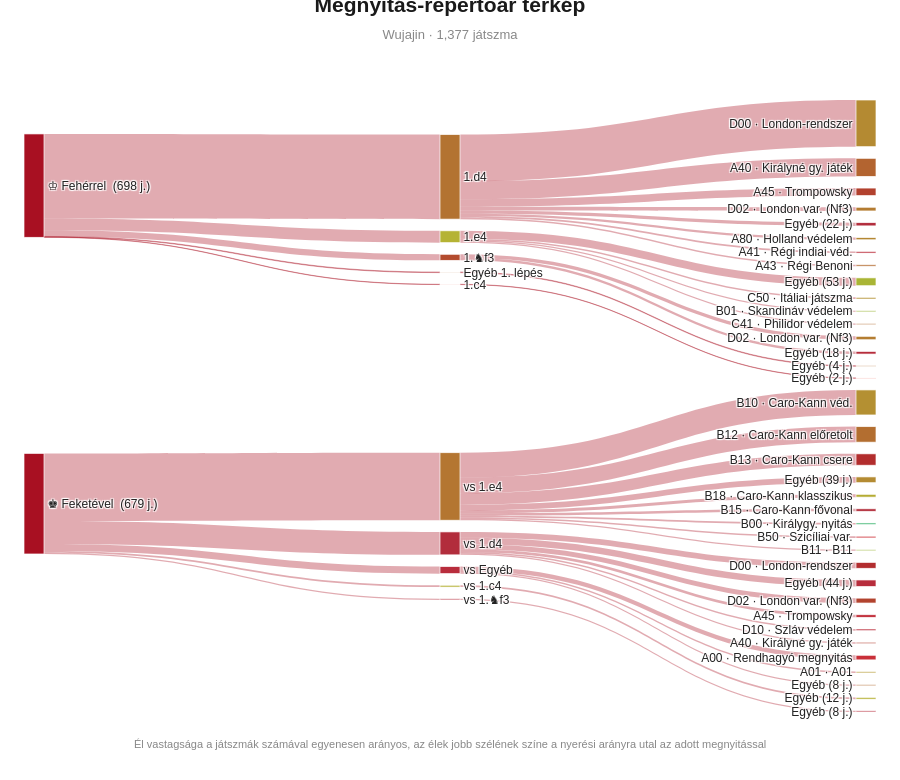

The notebook cell saved with this chart:
### Markdown cell above
### 3.1 Saját megnyitás repertoárom

### Code cell
import chess.pgn
import colorsys
from collections import defaultdict, Counter
import plotly.graph_objects as go
import os

# ── Paletta (HSL-interpoláció a sáros barna elkerüléséhez) ───────────────────
_BRAND = '#A81022'

_hls = lambda r, g, b: colorsys.rgb_to_hls(r / 255, g / 255, b / 255)
_H_MID, _L_MID, _S_MID = _hls(168,  16,  34)   # #A81022 – brand / 50%
_H_RED, _L_RED, _S_RED = _hls(231,  76,  60)   # #e74c3c – több vereség
_H_GRN, _L_GRN, _S_GRN = _hls( 39, 174,  96)   # #27ae60 – több győzelem

def _wr_color(wr_norm, alpha=0.88):
    """HSL-interpoláció normalizált [0,1] győzelmi arányra."""
    if wr_norm < 0.5:
        t, h2, l2, s2 = (0.5 - wr_norm) * 2, _H_RED, _L_RED, _S_RED
    else:
        t, h2, l2, s2 = (wr_norm - 0.5) * 2, _H_GRN, _L_GRN, _S_GRN
    dh = (h2 - _H_MID + 0.5) % 1.0 - 0.5
    h  = (_H_MID + dh * t) % 1.0
    l  = _L_MID + (l2 - _L_MID) * t
    s  = _S_MID + (s2 - _S_MID) * t
    r, g, b = colorsys.hls_to_rgb(h, l, s)
    return f'rgba({int(r*255)},{int(g*255)},{int(b*255)},{alpha})'

# ── ECO nevek (magyar) ────────────────────────────────────────────────────────
ECO_LABEL = {
    'D00': 'London-rendszer',       'D02': 'London var. (Nf3)',
    'D03': 'Torre-támadás',         'D10': 'Szláv védelem',
    'A40': 'Királyné gy. játék',    'A41': 'Régi indiai véd.',
    'A43': 'Régi Benoni',           'A45': 'Trompowsky',
    'A48': 'Királyindiai felállás', 'A80': 'Holland védelem',
    'A04': 'Réti-megnyitás var.',   'A00': 'Rendhagyó megnyitás',
    'B10': 'Caro-Kann véd.',        'B12': 'Caro-Kann előretolt',
    'B13': 'Caro-Kann csere',       'B15': 'Caro-Kann fővonal',
    'B18': 'Caro-Kann klasszikus',  'B00': 'Királygy. nyitás',
    'B01': 'Skandináv védelem',     'B07': 'Pirc védelem',
    'B50': 'Szicíliai var.',        'C41': 'Philidor védelem',
    'C50': 'Itáliai játszma',       'C45': 'Skót játszma',
}

# ── Hover szöveg ──────────────────────────────────────────────────────────────
def _hover(cnt, w, l, d):
    if cnt == 0:
        return 'Nincs adat'
    return (f'Összes játszma: <b>{cnt}</b><br>'
            f'Győzelem:  {w} ({w / cnt * 100:.0f}%)<br>'
            f'Vereség:   {l} ({l / cnt * 100:.0f}%)<br>'
            f'Döntetlen: {d} ({d / cnt * 100:.0f}%)')

# ── PGN betöltés + játékos detektálás ────────────────────────────────────────
_pgn = os.path.join(root_dir, 'sakkpartik.pgn')
if not os.path.exists(_pgn):
    _pgn = config.PGN_FILE

_nc = Counter()
with open(_pgn, encoding='utf-8') as f:
    while (g := chess.pgn.read_game(f)):
        _nc[g.headers.get('White', '')] += 1
        _nc[g.headers.get('Black', '')] += 1
PLAYER = _nc.most_common(1)[0][0]
print(f'Elemzett játékos: {PLAYER}')

# ── Adatgyűjtés (color → first-move group → eco → [W, L, D]) ─────────────────
_UCI_W = {'e2e4': '1.e4', 'd2d4': '1.d4', 'c2c4': '1.c4', 'g1f3': '1.♞f3'}
_UCI_B = {'e2e4': 'vs 1.e4', 'd2d4': 'vs 1.d4', 'c2c4': 'vs 1.c4', 'g1f3': 'vs 1.♞f3'}

_data = {
    'white': defaultdict(lambda: defaultdict(lambda: [0, 0, 0])),
    'black': defaultdict(lambda: defaultdict(lambda: [0, 0, 0])),
}

with open(_pgn, encoding='utf-8') as f:
    while (g := chess.pgn.read_game(f)):
        h      = g.headers
        white  = h.get('White', '')
        black  = h.get('Black', '')
        result = h.get('Result', '*')
        eco    = h.get('ECO', 'N/A')[:3]
        mvs    = list(g.mainline_moves())
        if not mvs:
            continue
        fm = str(mvs[0])

        if white == PLAYER:
            grp = _UCI_W.get(fm, 'Egyéb 1. lépés')
            wld = [int(result == '1-0'), int(result == '0-1'),
                   int(result not in ('1-0', '0-1'))]
            for i, v in enumerate(wld):
                _data['white'][grp][eco][i] += v

        elif black == PLAYER:
            grp = _UCI_B.get(fm, 'vs Egyéb')
            wld = [int(result == '0-1'), int(result == '1-0'),
                   int(result not in ('1-0', '0-1'))]
            for i, v in enumerate(wld):
                _data['black'][grp][eco][i] += v

# ── Sankey csomópontok és élek (1. menet: nyers adatok) ──────────────────────
MIN_ECO_GAMES = 8

_labels, _raw_wr, _hovers_node = [], [], []
_src, _tgt, _val, _lcol, _lhov = [], [], [], [], []

def _node(label, cnt, w, l, d):
    wr = w / cnt if cnt else None
    _labels.append(label)
    _raw_wr.append(wr)
    _hovers_node.append(_hover(cnt, w, l, d))
    return len(_labels) - 1

def _link(src, tgt, cnt, w, l, d):
    _src.append(src)
    _tgt.append(tgt)
    _val.append(cnt)
    _lcol.append('rgba(168, 16, 34, 0.35)')
    _lhov.append(_hover(cnt, w, l, d))

_wi = _node('♔ Fehérrel', 0, 0, 0, 0)
_bi = _node('♚ Feketével', 0, 0, 0, 0)
_wt = [0, 0, 0]
_bt = [0, 0, 0]

for _side, _ri, _tot in [('white', _wi, _wt), ('black', _bi, _bt)]:
    for grp, eco_dict in sorted(
            _data[_side].items(),
            key=lambda x: -sum(sum(v) for v in x[1].values())):
        gw = [sum(eco_dict[e][i] for e in eco_dict) for i in range(3)]
        gc = sum(gw)
        for i in range(3):
            _tot[i] += gw[i]
        gi = _node(grp, gc, *gw)
        _link(_ri, gi, gc, *gw)

        _other = [0, 0, 0]
        for eco, wld in sorted(eco_dict.items(), key=lambda x: -sum(x[1])):
            c = sum(wld)
            if c >= MIN_ECO_GAMES:
                name = ECO_LABEL.get(eco, eco)
                eco_idx = _node(f'{eco} · {name}', c, *wld)
                _link(gi, eco_idx, c, *wld)
            else:
                for i in range(3):
                    _other[i] += wld[i]
        oc = sum(_other)
        if oc > 0:
            oth_idx = _node(f'Egyéb ({oc} j.)', oc, *_other)
            _link(gi, oth_idx, oc, *_other)

# Gyökér csomópontok: összesítők frissítése (brand szín → None marad)
for _ri, _t in [(_wi, _wt), (_bi, _bt)]:
    tc = sum(_t)
    _raw_wr[_ri] = None
    _hovers_node[_ri] = _hover(tc, *_t)
    _labels[_ri] += f'  ({tc} j.)'

# ── 2. menet: relatív normalizálás → szín hozzárendelés ──────────────────────
# Minden megnyitás a saját adattartományán belül kap zöld/piros színt,
# így akkor is látható a különbség, ha mindenki <50% abszolút győzelmi arányú.
_known = [wr for wr in _raw_wr if wr is not None]
_min_wr, _max_wr = min(_known), max(_known)
_rng = max(_max_wr - _min_wr, 1e-6)

_colors = []
for wr in _raw_wr:
    if wr is None:
        _colors.append(_BRAND)
    else:
        _colors.append(_wr_color((wr - _min_wr) / _rng))

# ── Plotly Sankey ─────────────────────────────────────────────────────────────
fig = go.Figure(go.Sankey(
    arrangement='snap',
    node=dict(
        label=_labels,
        color=_colors,
        customdata=_hovers_node,
        hovertemplate='<b>%{label}</b><br>%{customdata}<extra></extra>',
        pad=22,
        thickness=20,
        line=dict(color='rgba(255,255,255,0.85)', width=0.8),
    ),
    link=dict(
        source=_src,
        target=_tgt,
        value=_val,
        color=_lcol,
        customdata=_lhov,
        hovertemplate='%{customdata}<extra></extra>',
    ),
))

fig.add_annotation(
    x=0.5, y=-0.065, xref='paper', yref='paper',
    text='Él vastagsága a játszmák számával egyenesen arányos, az élek jobb szélének színe a nyerési arányra utal az adott megnyitással',
    showarrow=False,
    font=dict(size=11, color='#888', family='Arial, sans-serif'),
    align='center',
)

fig.update_layout(
    title=dict(
        text=(
            '<b>Megnyitás-repertoár térkép</b>'
            f'<br><span style="font-size:13px; color:#888">{PLAYER} · {TOTAL:,} játszma</span>'
        ),
        font=dict(size=21, color='#1a1a1a', family='Arial, sans-serif'),
        x=0.5,
        xanchor='center',
        y=0.985,
    ),
    font=dict(size=12, color='#222222', family='Arial, sans-serif'),
    paper_bgcolor='#ffffff',
    plot_bgcolor='#ffffff',
    height=780,
    margin=dict(l=24, r=24, t=100, b=68),
)

fig.show()
# fig.write_html(os.path.join(config.PLOTS_DIR, 'opening_sankey.html'))

### Figure 1 — Plotly figure (JSON) as saved in the notebook; plotly's stock layout.template omitted (floating-point values rounded to 4 significant figures)
{"data": [{"arrangement": "snap", "link": {"color": ["rgba(168, 16, 34, 0.35)", "rgba(168, 16, 34, 0.35)", "rgba(168, 16, 34, 0.35)", "rgba(168, 16, 34, 0.35)", "rgba(168, 16, 34, 0.35)", "rgba(168, 16, 34, 0.35)", "rgba(168, 16, 34, 0.35)", "rgba(168, 16, 34, 0.35)", "rgba(168, 16, 34, 0.35)", "rgba(168, 16, 34, 0.35)", "rgba(168, 16, 34, 0.35)", "rgba(168, 16, 34, 0.35)", "rgba(168, 16, 34, 0.35)", "rgba(168, 16, 34, 0.35)", "rgba(168, 16, 34, 0.35)", "rgba(168, 16, 34, 0.35)", "rgba(168, 16, 34, 0.35)", "rgba(168, 16, 34, 0.35)", "rgba(168, 16, 34, 0.35)", "rgba(168, 16, 34, 0.35)", "rgba(168, 16, 34, 0.35)", "rgba(168, 16, 34, 0.35)", "rgba(168, 16, 34, 0.35)", "rgba(168, 16, 34, 0.35)", "rgba(168, 16, 34, 0.35)", "rgba(168, 16, 34, 0.35)", "rgba(168, 16, 34, 0.35)", "rgba(168, 16, 34, 0.35)", "rgba(168, 16, 34, 0.35)", "rgba(168, 16, 34, 0.35)", "rgba(168, 16, 34, 0.35)", "rgba(168, 16, 34, 0.35)", "rgba(168, 16, 34, 0.35)", "rgba(168, 16, 34, 0.35)", "rgba(168, 16, 34, 0.35)", "rgba(168, 16, 34, 0.35)", "rgba(168, 16, 34, 0.35)", "rgba(168, 16, 34, 0.35)", "rgba(168, 16, 34, 0.35)", "rgba(168, 16, 34, 0.35)", "rgba(168, 16, 34, 0.35)", "rgba(168, 16, 34, 0.35)", "rgba(168, 16, 34, 0.35)", "rgba(168, 16, 34, 0.35)", "rgba(168, 16, 34, 0.35)", "rgba(168, 16, 34, 0.35)"], "customdata": ["Összes játszma: <b>571</b><br>Győzelem:  291 (51%)<br>Vereség:   263 (46%)<br>Döntetlen: 17 (3%)", "Összes játszma: <b>315</b><br>Győzelem:  169 (54%)<br>Vereség:   136 (43%)<br>Döntetlen: 10 (3%)", "Összes játszma: <b>122</b><br>Győzelem:  60 (49%)<br>Vereség:   59 (48%)<br>Döntetlen: 3 (2%)", "Összes játszma: <b>51</b><br>Győzelem:  23 (45%)<br>Vereség:   26 (51%)<br>Döntetlen: 2 (4%)", "Összes játszma: <b>25</b><br>Győzelem:  13 (52%)<br>Vereség:   12 (48%)<br>Döntetlen: 0 (0%)", "Összes játszma: <b>15</b><br>Győzelem:  8 (53%)<br>Vereség:   7 (47%)<br>Döntetlen: 0 (0%)", "Összes játszma: <b>11</b><br>Győzelem:  4 (36%)<br>Vereség:   7 (64%)<br>Döntetlen: 0 (0%)", "Összes játszma: <b>10</b><br>Győzelem:  5 (50%)<br>Vereség:   4 (40%)<br>Döntetlen: 1 (10%)", "Összes játszma: <b>22</b><br>Győzelem:  9 (41%)<br>Vereség:   12 (55%)<br>Döntetlen: 1 (5%)", "Összes játszma: <b>80</b><br>Győzelem:  47 (59%)<br>Vereség:   30 (38%)<br>Döntetlen: 3 (4%)", "Összes játszma: <b>11</b><br>Győzelem:  6 (55%)<br>Vereség:   5 (45%)<br>Döntetlen: 0 (0%)", "Összes játszma: <b>8</b><br>Győzelem:  5 (62%)<br>Vereség:   2 (25%)<br>Döntetlen: 1 (12%)", "Összes játszma: <b>8</b><br>Győzelem:  4 (50%)<br>Vereség:   4 (50%)<br>Döntetlen: 0 (0%)", "Összes játszma: <b>53</b><br>Győzelem:  32 (60%)<br>Vereség:   19 (36%)<br>Döntetlen: 2 (4%)", "Összes játszma: <b>41</b><br>Győzelem:  19 (46%)<br>Vereség:   18 (44%)<br>Döntetlen: 4 (10%)", "Összes játszma: <b>23</b><br>Győzelem:  12 (52%)<br>Vereség:   9 (39%)<br>Döntetlen: 2 (9%)", "Összes játszma: <b>18</b><br>Győzelem:  7 (39%)<br>Vereség:   9 (50%)<br>Döntetlen: 2 (11%)", "Összes játszma: <b>4</b><br>Győzelem:  2 (50%)<br>Vereség:   2 (50%)<br>Döntetlen: 0 (0%)", "Összes játszma: <b>4</b><br>Győzelem:  2 (50%)<br>Vereség:   2 (50%)<br>Döntetlen: 0 (0%)", "Összes játszma: <b>2</b><br>Győzelem:  0 (0%)<br>Vereség:   2 (100%)<br>Döntetlen: 0 (0%)", "Összes játszma: <b>2</b><br>Győzelem:  0 (0%)<br>Vereség:   2 (100%)<br>Döntetlen: 0 (0%)", "Összes játszma: <b>456</b><br>Győzelem:  234 (51%)<br>Vereség:   206 (45%)<br>Döntetlen: 16 (4%)", "Összes játszma: <b>169</b><br>Győzelem:  92 (54%)<br>Vereség:   70 (41%)<br>Döntetlen: 7 (4%)", "Összes játszma: <b>105</b><br>Győzelem:  53 (50%)<br>Vereség:   49 (47%)<br>Döntetlen: 3 (3%)", "Összes játszma: <b>77</b><br>Győzelem:  33 (43%)<br>Vereség:   42 (55%)<br>Döntetlen: 2 (3%)", "Összes játszma: <b>19</b><br>Győzelem:  11 (58%)<br>Vereség:   8 (42%)<br>Döntetlen: 0 (0%)", "Összes játszma: <b>17</b><br>Győzelem:  7 (41%)<br>Vereség:   8 (47%)<br>Döntetlen: 2 (12%)", "Összes játszma: <b>11</b><br>Győzelem:  9 (82%)<br>Vereség:   1 (9%)<br>Döntetlen: 1 (9%)", "Összes játszma: <b>11</b><br>Győzelem:  3 (27%)<br>Vereség:   8 (73%)<br>Döntetlen: 0 (0%)", "Összes játszma: <b>8</b><br>Győzelem:  5 (62%)<br>Vereség:   3 (38%)<br>Döntetlen: 0 (0%)", "Összes játszma: <b>39</b><br>Győzelem:  21 (54%)<br>Vereség:   17 (44%)<br>Döntetlen: 1 (3%)", "Összes játszma: <b>155</b><br>Győzelem:  63 (41%)<br>Vereség:   85 (55%)<br>Döntetlen: 7 (5%)", "Összes játszma: <b>40</b><br>Győzelem:  17 (42%)<br>Vereség:   23 (57%)<br>Döntetlen: 0 (0%)", "Összes játszma: <b>33</b><br>Győzelem:  15 (45%)<br>Vereség:   16 (48%)<br>Döntetlen: 2 (6%)", "Összes játszma: <b>18</b><br>Győzelem:  6 (33%)<br>Vereség:   10 (56%)<br>Döntetlen: 2 (11%)", "Összes játszma: <b>11</b><br>Győzelem:  4 (36%)<br>Vereség:   6 (55%)<br>Döntetlen: 1 (9%)", "Összes játszma: <b>9</b><br>Győzelem:  4 (44%)<br>Vereség:   4 (44%)<br>Döntetlen: 1 (11%)", "Összes játszma: <b>44</b><br>Győzelem:  17 (39%)<br>Vereség:   26 (59%)<br>Döntetlen: 1 (2%)", "Összes játszma: <b>48</b><br>Győzelem:  18 (38%)<br>Vereség:   25 (52%)<br>Döntetlen: 5 (10%)", "Összes játszma: <b>31</b><br>Győzelem:  9 (29%)<br>Vereség:   17 (55%)<br>Döntetlen: 5 (16%)", "Összes játszma: <b>9</b><br>Győzelem:  5 (56%)<br>Vereség:   4 (44%)<br>Döntetlen: 0 (0%)", "Összes játszma: <b>8</b><br>Győzelem:  4 (50%)<br>Vereség:   4 (50%)<br>Döntetlen: 0 (0%)", "Összes játszma: <b>12</b><br>Győzelem:  7 (58%)<br>Vereség:   5 (42%)<br>Döntetlen: 0 (0%)", "Összes játszma: <b>12</b><br>Győzelem:  7 (58%)<br>Vereség:   5 (42%)<br>Döntetlen: 0 (0%)", "Összes játszma: <b>8</b><br>Győzelem:  3 (38%)<br>Vereség:   5 (62%)<br>Döntetlen: 0 (0%)", "Összes játszma: <b>8</b><br>Győzelem:  3 (38%)<br>Vereség:   5 (62%)<br>Döntetlen: 0 (0%)"], "hovertemplate": "%{customdata}<extra></extra>", "source": [0, 2, 2, 2, 2, 2, 2, 2, 2, 0, 11, 11, 11, 11, 0, 16, 16, 0, 19, 0, 21, 1, 23, 23, 23, 23, 23, 23, 23, 23, 23, 1, 33, 33, 33, 33, 33, 33, 1, 40, 40, 40, 1, 44, 1, 46], "target": [2, 3, 4, 5, 6, 7, 8, 9, 10, 11, 12, 13, 14, 15, 16, 17, 18, 19, 20, 21, 22, 23, 24, 25, 26, 27, 28, 29, 30, 31, 32, 33, 34, 35, 36, 37, 38, 39, 40, 41, 42, 43, 44, 45, 46, 47], "value": [571, 315, 122, 51, 25, 15, 11, 10, 22, 80, 11, 8, 8, 53, 41, 23, 18, 4, 4, 2, 2, 456, 169, 105, 77, 19, 17, 11, 11, 8, 39, 155, 40, 33, 18, 11, 9, 44, 48, 31, 9, 8, 12, 12, 8, 8]}, "node": {"color": ["#A81022", "#A81022", "rgba(169,96,21,0.88)", "rgba(170,122,22,0.88)", "rgba(169,79,20,0.88)", "rgba(168,39,18,0.88)", "rgba(170,106,21,0.88)", "rgba(170,119,22,0.88)", "rgba(178,17,32,0.88)", "rgba(169,87,20,0.88)", "rgba(168,16,34,0.88)", "rgba(171,169,25,0.88)", "rgba(170,130,23,0.88)", "rgba(139,171,27,0.88)", "rgba(169,87,20,0.88)", "rgba(158,171,26,0.88)", "rgba(169,51,18,0.88)", "rgba(170,108,21,0.88)", "rgba(172,16,33,0.88)", "rgba(169,87,20,0.88)", "rgba(169,87,20,0.88)", "rgba(231,75,59,0.88)", "rgba(231,75,59,0.88)", "rgba(170,99,21,0.88)", "rgba(170,129,22,0.88)", "rgba(169,91,20,0.88)", "rgba(168,17,16,0.88)", "rgba(171,161,24,0.88)", "rgba(168,16,31,0.88)", "rgba(39,174,96,0.88)", "rgba(198,20,29,0.88)", "rgba(139,171,27,0.88)", "rgba(170,123,22,0.88)", "rgba(168,16,33,0.88)", "rgba(168,16,19,0.88)", "rgba(168,42,18,0.88)", "rgba(185,18,31,0.88)", "rgba(178,17,32,0.88)", "rgba(168,33,17,0.88)", "rgba(173,16,33,0.88)", "rgba(175,17,33,0.88)", "rgba(194,20,30,0.88)", "rgba(170,140,23,0.88)", "rgba(169,87,20,0.88)", "rgba(171,165,25,0.88)", "rgba(171,165,25,0.88)", "rgba(175,17,33,0.88)", "rgba(175,17,33,0.88)"], "customdata": ["Összes játszma: <b>698</b><br>Győzelem:  359 (51%)<br>Vereség:   315 (45%)<br>Döntetlen: 24 (3%)", "Összes játszma: <b>679</b><br>Győzelem:  325 (48%)<br>Vereség:   326 (48%)<br>Döntetlen: 28 (4%)", "Összes játszma: <b>571</b><br>Győzelem:  291 (51%)<br>Vereség:   263 (46%)<br>Döntetlen: 17 (3%)", "Összes játszma: <b>315</b><br>Győzelem:  169 (54%)<br>Vereség:   136 (43%)<br>Döntetlen: 10 (3%)", "Összes játszma: <b>122</b><br>Győzelem:  60 (49%)<br>Vereség:   59 (48%)<br>Döntetlen: 3 (2%)", "Összes játszma: <b>51</b><br>Győzelem:  23 (45%)<br>Vereség:   26 (51%)<br>Döntetlen: 2 (4%)", "Összes játszma: <b>25</b><br>Győzelem:  13 (52%)<br>Vereség:   12 (48%)<br>Döntetlen: 0 (0%)", "Összes játszma: <b>15</b><br>Győzelem:  8 (53%)<br>Vereség:   7 (47%)<br>Döntetlen: 0 (0%)", "Összes játszma: <b>11</b><br>Győzelem:  4 (36%)<br>Vereség:   7 (64%)<br>Döntetlen: 0 (0%)", "Összes játszma: <b>10</b><br>Győzelem:  5 (50%)<br>Vereség:   4 (40%)<br>Döntetlen: 1 (10%)", "Összes játszma: <b>22</b><br>Győzelem:  9 (41%)<br>Vereség:   12 (55%)<br>Döntetlen: 1 (5%)", "Összes játszma: <b>80</b><br>Győzelem:  47 (59%)<br>Vereség:   30 (38%)<br>Döntetlen: 3 (4%)", "Összes játszma: <b>11</b><br>Győzelem:  6 (55%)<br>Vereség:   5 (45%)<br>Döntetlen: 0 (0%)", "Összes játszma: <b>8</b><br>Győzelem:  5 (62%)<br>Vereség:   2 (25%)<br>Döntetlen: 1 (12%)", "Összes játszma: <b>8</b><br>Győzelem:  4 (50%)<br>Vereség:   4 (50%)<br>Döntetlen: 0 (0%)", "Összes játszma: <b>53</b><br>Győzelem:  32 (60%)<br>Vereség:   19 (36%)<br>Döntetlen: 2 (4%)", "Összes játszma: <b>41</b><br>Győzelem:  19 (46%)<br>Vereség:   18 (44%)<br>Döntetlen: 4 (10%)", "Összes játszma: <b>23</b><br>Győzelem:  12 (52%)<br>Vereség:   9 (39%)<br>Döntetlen: 2 (9%)", "Összes játszma: <b>18</b><br>Győzelem:  7 (39%)<br>Vereség:   9 (50%)<br>Döntetlen: 2 (11%)", "Összes játszma: <b>4</b><br>Győzelem:  2 (50%)<br>Vereség:   2 (50%)<br>Döntetlen: 0 (0%)", "Összes játszma: <b>4</b><br>Győzelem:  2 (50%)<br>Vereség:   2 (50%)<br>Döntetlen: 0 (0%)", "Összes játszma: <b>2</b><br>Győzelem:  0 (0%)<br>Vereség:   2 (100%)<br>Döntetlen: 0 (0%)", "Összes játszma: <b>2</b><br>Győzelem:  0 (0%)<br>Vereség:   2 (100%)<br>Döntetlen: 0 (0%)", "Összes játszma: <b>456</b><br>Győzelem:  234 (51%)<br>Vereség:   206 (45%)<br>Döntetlen: 16 (4%)", "Összes játszma: <b>169</b><br>Győzelem:  92 (54%)<br>Vereség:   70 (41%)<br>Döntetlen: 7 (4%)", "Összes játszma: <b>105</b><br>Győzelem:  53 (50%)<br>Vereség:   49 (47%)<br>Döntetlen: 3 (3%)", "Összes játszma: <b>77</b><br>Győzelem:  33 (43%)<br>Vereség:   42 (55%)<br>Döntetlen: 2 (3%)", "Összes játszma: <b>19</b><br>Győzelem:  11 (58%)<br>Vereség:   8 (42%)<br>Döntetlen: 0 (0%)", "Összes játszma: <b>17</b><br>Győzelem:  7 (41%)<br>Vereség:   8 (47%)<br>Döntetlen: 2 (12%)", "Összes játszma: <b>11</b><br>Győzelem:  9 (82%)<br>Vereség:   1 (9%)<br>Döntetlen: 1 (9%)", "Összes játszma: <b>11</b><br>Győzelem:  3 (27%)<br>Vereség:   8 (73%)<br>Döntetlen: 0 (0%)", "Összes játszma: <b>8</b><br>Győzelem:  5 (62%)<br>Vereség:   3 (38%)<br>Döntetlen: 0 (0%)", "Összes játszma: <b>39</b><br>Győzelem:  21 (54%)<br>Vereség:   17 (44%)<br>Döntetlen: 1 (3%)", "Összes játszma: <b>155</b><br>Győzelem:  63 (41%)<br>Vereség:   85 (55%)<br>Döntetlen: 7 (5%)", "Összes játszma: <b>40</b><br>Győzelem:  17 (42%)<br>Vereség:   23 (57%)<br>Döntetlen: 0 (0%)", "Összes játszma: <b>33</b><br>Győzelem:  15 (45%)<br>Vereség:   16 (48%)<br>Döntetlen: 2 (6%)", "Összes játszma: <b>18</b><br>Győzelem:  6 (33%)<br>Vereség:   10 (56%)<br>Döntetlen: 2 (11%)", "Összes játszma: <b>11</b><br>Győzelem:  4 (36%)<br>Vereség:   6 (55%)<br>Döntetlen: 1 (9%)", "Összes játszma: <b>9</b><br>Győzelem:  4 (44%)<br>Vereség:   4 (44%)<br>Döntetlen: 1 (11%)", "Összes játszma: <b>44</b><br>Győzelem:  17 (39%)<br>Vereség:   26 (59%)<br>Döntetlen: 1 (2%)", "Összes játszma: <b>48</b><br>Győzelem:  18 (38%)<br>Vereség:   25 (52%)<br>Döntetlen: 5 (10%)", "Összes játszma: <b>31</b><br>Győzelem:  9 (29%)<br>Vereség:   17 (55%)<br>Döntetlen: 5 (16%)", "Összes játszma: <b>9</b><br>Győzelem:  5 (56%)<br>Vereség:   4 (44%)<br>Döntetlen: 0 (0%)", "Összes játszma: <b>8</b><br>Győzelem:  4 (50%)<br>Vereség:   4 (50%)<br>Döntetlen: 0 (0%)", "Összes játszma: <b>12</b><br>Győzelem:  7 (58%)<br>Vereség:   5 (42%)<br>Döntetlen: 0 (0%)", "Összes játszma: <b>12</b><br>Győzelem:  7 (58%)<br>Vereség:   5 (42%)<br>Döntetlen: 0 (0%)", "Összes játszma: <b>8</b><br>Győzelem:  3 (38%)<br>Vereség:   5 (62%)<br>Döntetlen: 0 (0%)", "Összes játszma: <b>8</b><br>Győzelem:  3 (38%)<br>Vereség:   5 (62%)<br>Döntetlen: 0 (0%)"], "hovertemplate": "<b>%{label}</b><br>%{customdata}<extra></extra>", "label": ["♔ Fehérrel  (698 j.)", "♚ Feketével  (679 j.)", "1.d4", "D00 · London-rendszer", "A40 · Királyné gy. játék", "A45 · Trompowsky", "D02 · London var. (Nf3)", "A80 · Holland védelem", "A41 · Régi indiai véd.", "A43 · Régi Benoni", "Egyéb (22 j.)", "1.e4", "C50 · Itáliai játszma", "B01 · Skandináv védelem", "C41 · Philidor védelem", "Egyéb (53 j.)", "1.♞f3", "D02 · London var. (Nf3)", "Egyéb (18 j.)", "Egyéb 1. lépés", "Egyéb (4 j.)", "1.c4", "Egyéb (2 j.)", "vs 1.e4", "B10 · Caro-Kann véd.", "B12 · Caro-Kann előretolt", "B13 · Caro-Kann csere", "B18 · Caro-Kann klasszikus", "B15 · Caro-Kann fővonal", "B00 · Királygy. nyitás", "B50 · Szicíliai var.", "B11 · B11", "Egyéb (39 j.)", "vs 1.d4", "D00 · London-rendszer", "D02 · London var. (Nf3)", "A45 · Trompowsky", "D10 · Szláv védelem", "A40 · Királyné gy. játék", "Egyéb (44 j.)", "vs Egyéb", "A00 · Rendhagyó megnyitás", "A01 · A01", "Egyéb (8 j.)", "vs 1.c4", "Egyéb (12 j.)", "vs 1.♞f3", "Egyéb (8 j.)"], "line": {"color": "rgba(255,255,255,0.85)", "width": 0.8}, "pad": 22, "thickness": 20}, "type": "sankey"}], "layout": {"annotations": [{"align": "center", "font": {"color": "#888", "family": "Arial, sans-serif", "size": 11}, "showarrow": false, "text": "Él vastagsága a játszmák számával egyenesen arányos, az élek jobb szélének színe a nyerési arányra utal az adott megnyitással", "x": 0.5, "xref": "paper", "y": -0.065, "yref": "paper"}], "font": {"color": "#222222", "family": "Arial, sans-serif", "size": 12}, "height": 780, "margin": {"b": 68, "l": 24, "r": 24, "t": 100}, "paper_bgcolor": "#ffffff", "plot_bgcolor": "#ffffff", "title": {"font": {"color": "#1a1a1a", "family": "Arial, sans-serif", "size": 21}, "text": "<b>Megnyitás-repertoár térkép</b><br><span style=\"font-size:13px; color:#888\">Wujajin · 1,377 játszma</span>", "x": 0.5, "xanchor": "center", "y": 0.985}}}
